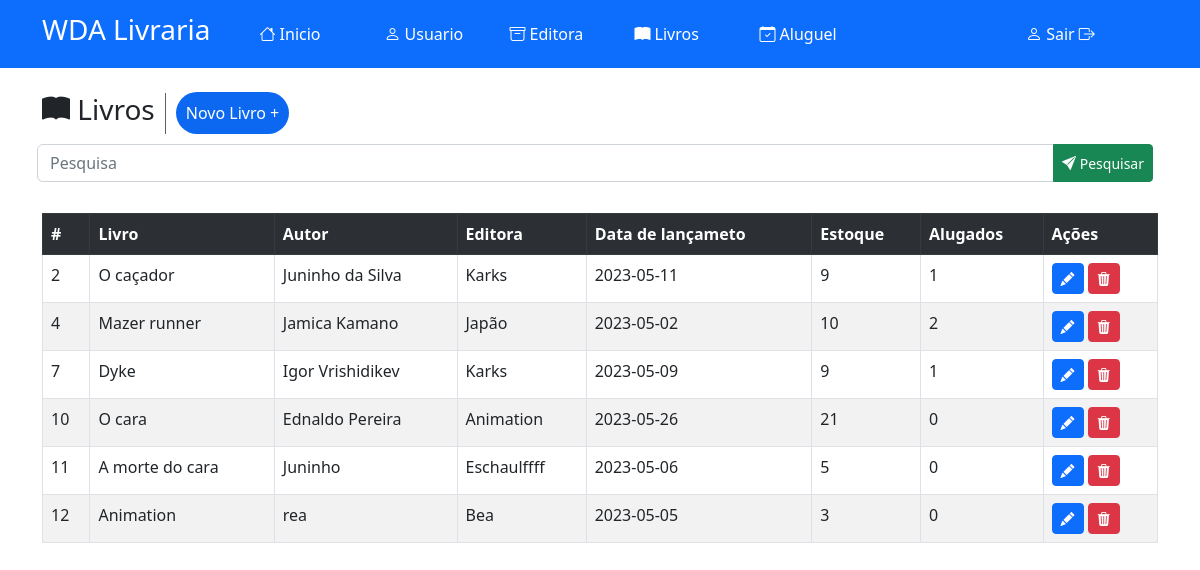
The page /index.php?menuop=livro (signed in) on the database its author committed.
### tables this page shows
CREATE TABLE `tblivro` (
  `idLivro` int(11) NOT NULL,
  `nomeLivro` varchar(150) NOT NULL,
  `autorLivro` varchar(150) NOT NULL,
  `editoraLivro` varchar(150) NOT NULL,
  `dataLivro` date NOT NULL,
  `estoqueLivro` int(11) NOT NULL,
  `alugadoLivro` int(10) NOT NULL
);

### paginas/livro/livro.php (the view, shortened to what this page needs)
<!DOCTYPE html>
<html lang="pt-br">
<head>
    <link rel="stylesheet" href="css1/usuario.css">
    <link rel="stylesheet" href="https://cdn.jsdelivr.net/npm/bootstrap-icons@1.10.5/font/bootstrap-icons.css">
</head>
<body>
<header>
    <div class="alinhar">
        <div class="titu">
            <h3><i class="bi bi-book-fill"></i></i> Livros</h3>
        </div>
        <div class="link">
            <a href="index.php?menuop=cad-livro" class="botao">Novo Livro +</a>
        </div>
    </div>
    <div class="pesquisa">
            <form action="index.php?menuop=livro" method="POST">
                <div class="input-group mb-3">
                    <input class="form-control" type="text" placeholder="Pesquisa" name="txt_pesquisa" id="">
                    <button class="btn btn-success btn-sm" type="submit" value="pesquisar" id=""><i class="bi bi-send-fill"></i> Pesquisar</button>
                </div>
            </form>
        </div>
</header>
<div class="table-responsive">
        <?php
            $txt_pesquisa = (isset($_POST["txt_pesquisa"]))?$_POST["txt_pesquisa"]:"";
            $sql = "SELECT * FROM tblivro where idLivro = '{$txt_pesquisa}' or autorLivro LIKE '%{$txt_pesquisa}%' or nomeLivro LIKE '%{$txt_pesquisa}%' or editoraLivro LIKE '%{$txt_pesquisa}%' or dataLivro LIKE '%{$txt_pesquisa}%' or estoqueLivro = '{$txt_pesquisa}' or alugadoLivro = '{$txt_pesquisa}'";
            $rs = $conexao -> query($sql);
            $qtd = $rs ->num_rows;
            if($qtd > 0){
                print "<table class='table table-hover table-striped table-bordered'>";
                print "<tr class='table-dark'>";
                    print "<th>#</th>";
                    print "<th>Livro</th>";
                    print "<th>Autor</th>";
                    print "<th>Editora</th>";
                    print "<th>Data de lançameto</th>";
                    print "<th>Estoque</th>";
                    print "<th>Alugados</th>";
                    print "<th>Ações</th>";
                    print "</tr>";
                while($row = $rs ->fetch_object()){
                    print "<tr>";
                    print "<td>".$row -> idLivro."</td>";
                    print "<td>" .$row -> nomeLivro."</td>";
                    print "<td>" .$row -> autorLivro."</td>";
                    print "<td>" .$row -> editoraLivro."</td>";
                    print "<td>" .$row -> dataLivro."</td>";
                    print "<td class=''>" .$row -> estoqueLivro."</td>";
                    print "<td class=''>" .$row -> alugadoLivro."</td>";
                    print "<td>
                            <a onclick=\"location.href='?menuop=editar-livro&idLivro=".$row-> idLivro."';\" class='btn btn-primary btn-sm'> <i class='bi bi-pencil-fill'></i>
                            </a>
                            <a onclick=\"if(confirm('Tem certeza de que deseja excluir esse registro?')){location.href='?menuop=excluir-livro&idLivro=".$row -> idLivro."';} else{false;}\" class='btn btn-danger btn-sm'><i class='bi bi-trash3-fill'></i></a>
                    </td>";
                    print "</tr>";
                }
                print "</table>";
              }else{
                print "<p>Não encontrou resultado.</p>";
            }
        ?>
</div>
</body>
</html>

### style.css (style rules this page uses)
* { margin: 0px; padding: 0px; }
body { background-color: rgb(228, 228, 228); }

### css1/usuario.css (style rules this page uses)
.alinhar { margin-top: 25px; display: flex; align-items: center; }
.titu { border-right: 1px solid rgb(97, 95, 95); padding-right: 10px; }
.link a { margin-left: 10px; }
.link .botao { text-decoration: none; padding: 10px; color: white; border-radius: 50px; background-color: rgb(12, 104, 241); }
table { margin-top:25px; }

### index.php (style rules this page uses)
body { background-color: #fff; }

### paginas/livro/livro.php (style rules this page uses)
.pesquisa { position: relative; top: 10px; left: -5px; }
.table-responsive { overflow-x: auto; }
.table { width: 100%; max-width: 100%; }

### rows shown on the page
tblivro: idLivro "2", nomeLivro "O caçador", autorLivro "Juninho da Silva", editoraLivro "Karks", dataLivro "2023-05-11", estoqueLivro "9", alugadoLivro "1"
tblivro: idLivro "4", nomeLivro "Mazer runner", autorLivro "Jamica Kamano", editoraLivro "Japão", dataLivro "2023-05-02", estoqueLivro "10", alugadoLivro "2"
tblivro: idLivro "7", nomeLivro "Dyke", autorLivro "Igor Vrishidikev", editoraLivro "Karks", dataLivro "2023-05-09", estoqueLivro "9", alugadoLivro "1"
tblivro: idLivro "10", nomeLivro "O cara", autorLivro "Ednaldo Pereira", editoraLivro "Animation", dataLivro "2023-05-26", estoqueLivro "21", alugadoLivro "0"
tblivro: idLivro "11", nomeLivro "A morte do cara", autorLivro "Juninho", editoraLivro "Eschaulffff", dataLivro "2023-05-06", estoqueLivro "5", alugadoLivro "0"
tblivro: idLivro "12", nomeLivro "Animation", autorLivro "rea", editoraLivro "Bea", dataLivro "2023-05-05", estoqueLivro "3", alugadoLivro "0"
